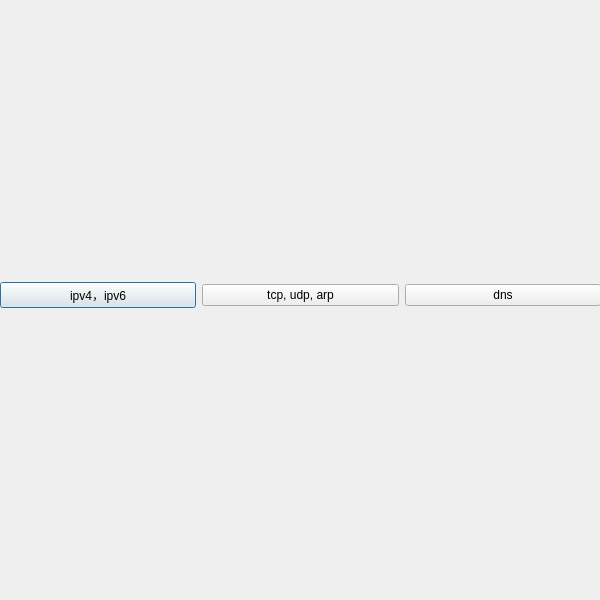
<?xml version="1.0" encoding="UTF-8"?>
<ui version="4.0">
 <class>Dialog</class>
 <widget class="QDialog" name="Dialog">
  <property name="geometry">
   <rect>
    <x>0</x>
    <y>0</y>
    <width>600</width>
    <height>600</height>
   </rect>
  </property>
  <property name="minimumSize">
   <size>
    <width>600</width>
    <height>600</height>
   </size>
  </property>
  <property name="maximumSize">
   <size>
    <width>600</width>
    <height>600</height>
   </size>
  </property>
  <property name="windowTitle">
   <string>Dialog</string>
  </property>
  <property name="sizeGripEnabled">
   <bool>false</bool>
  </property>
  <widget class="QWidget" name="verticalLayoutWidget">
   <property name="geometry">
    <rect>
     <x>0</x>
     <y>10</y>
     <width>601</width>
     <height>571</height>
    </rect>
   </property>
   <layout class="QVBoxLayout" name="verticalLayout">
    <item>
     <layout class="QGridLayout" name="gridLayout">
      <property name="rightMargin">
       <number>16</number>
      </property>
     </layout>
    </item>
    <item>
     <layout class="QHBoxLayout" name="horizontalLayout">
      <item>
       <widget class="QPushButton" name="pushButton">
        <property name="sizePolicy">
         <sizepolicy hsizetype="Minimum" vsizetype="Fixed">
          <horstretch>0</horstretch>
          <verstretch>0</verstretch>
         </sizepolicy>
        </property>
        <property name="text">
         <string>ipv4，ipv6</string>
        </property>
       </widget>
      </item>
      <item>
       <widget class="QPushButton" name="pushButton_2">
        <property name="sizePolicy">
         <sizepolicy hsizetype="Minimum" vsizetype="Fixed">
          <horstretch>0</horstretch>
          <verstretch>0</verstretch>
         </sizepolicy>
        </property>
        <property name="text">
         <string>tcp, udp, arp</string>
        </property>
       </widget>
      </item>
      <item>
       <widget class="QPushButton" name="pushButton_3">
        <property name="sizePolicy">
         <sizepolicy hsizetype="Minimum" vsizetype="Fixed">
          <horstretch>0</horstretch>
          <verstretch>0</verstretch>
         </sizepolicy>
        </property>
        <property name="text">
         <string>dns</string>
        </property>
       </widget>
      </item>
     </layout>
    </item>
   </layout>
  </widget>
 </widget>
 <resources/>
 <connections/>
</ui>
